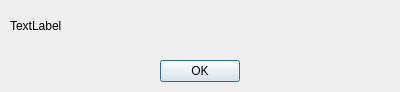
<?xml version="1.0" encoding="UTF-8"?>
<ui version="4.0">
 <class>PopupAlert</class>
 <widget class="QDialog" name="PopupAlert">
  <property name="geometry">
   <rect>
    <x>0</x>
    <y>0</y>
    <width>400</width>
    <height>92</height>
   </rect>
  </property>
  <property name="windowTitle">
   <string>Dialog</string>
  </property>
  <widget class="QLabel" name="popupText">
   <property name="geometry">
    <rect>
     <x>10</x>
     <y>10</y>
     <width>381</width>
     <height>31</height>
    </rect>
   </property>
   <property name="text">
    <string>TextLabel</string>
   </property>
  </widget>
  <widget class="QPushButton" name="popupButton">
   <property name="geometry">
    <rect>
     <x>160</x>
     <y>60</y>
     <width>80</width>
     <height>22</height>
    </rect>
   </property>
   <property name="text">
    <string>OK</string>
   </property>
  </widget>
 </widget>
 <resources/>
 <connections>
  <connection>
   <sender>popupButton</sender>
   <signal>clicked()</signal>
   <receiver>PopupAlert</receiver>
   <slot>close()</slot>
   <hints>
    <hint type="sourcelabel">
     <x>175</x>
     <y>72</y>
    </hint>
    <hint type="destinationlabel">
     <x>262</x>
     <y>55</y>
    </hint>
   </hints>
  </connection>
 </connections>
</ui>
